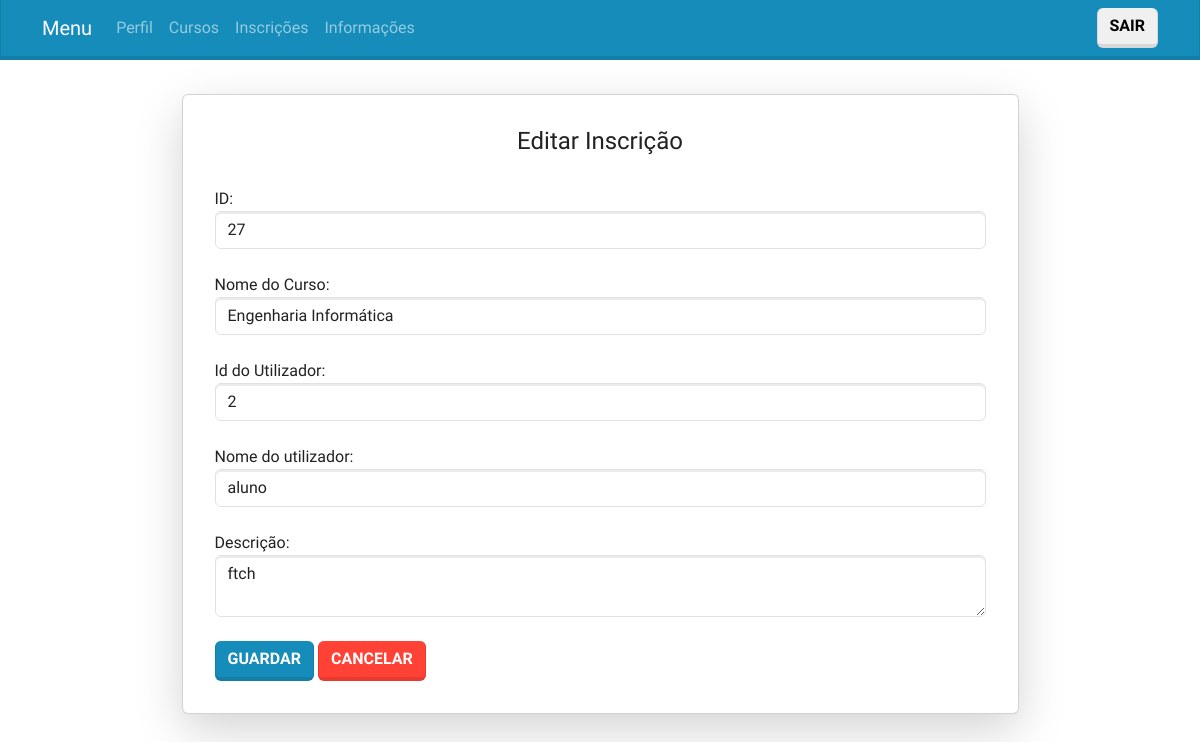
The page /paginas/editarInscricaoformulario.php (signed in) on the database as committed earlier.
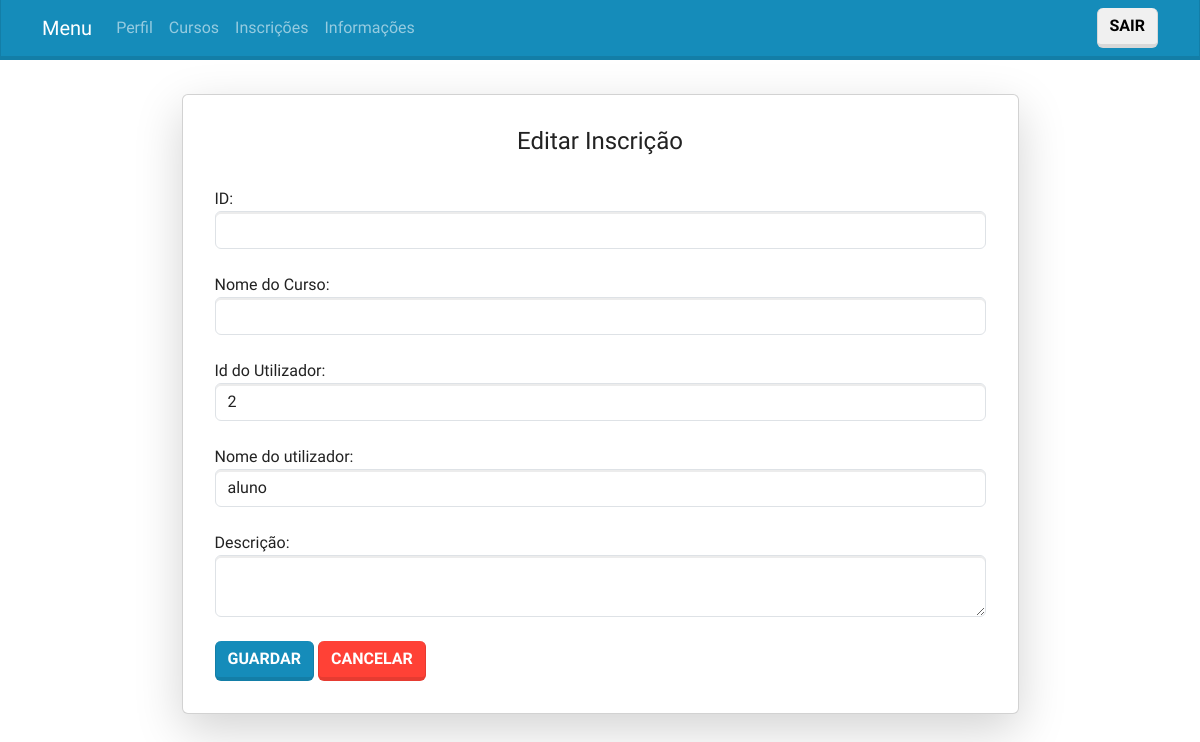
The same page on the database as committed later.
### tables this page shows
CREATE TABLE `inscricao` (
  `id_utilizador` int(40) NOT NULL,
  `id_curso` int(40) NOT NULL,
  `descricao` varchar(200) NOT NULL,
  `estado` int(1) NOT NULL DEFAULT 0
);

CREATE TABLE `curso` (
  `id_curso` int(40) NOT NULL,
  `nome` varchar(100) NOT NULL,
  `descricao` varchar(100) NOT NULL,
  `vagas` int(40) NOT NULL,
  `vagas_preenchidas` int(40) NOT NULL,
  `data_inicio` date NOT NULL,
  `data_fim` date NOT NULL,
  `metodo_selecao` varchar(100) NOT NULL
);

### paginas/editarInscricaoformulario.php (the view, shortened to what this page needs)
<!DOCTYPE html>
<?php include 'cabecalho.php'?>
<?php if (isset($_SESSION['tipo_utilizador']) && $_SESSION['tipo_utilizador'] == 1) : ?>
<html lang="pt">
<head>
    <link rel="stylesheet" href="bootstrap.css">
</head>
<body>
    <?php
    $sql = "SELECT c.nome AS nome_curso, i.descricao AS descricao, i.id_curso, i.id_utilizador
                FROM inscricao i INNER JOIN curso c
                ON i.id_curso = c.id_curso
                WHERE i.id_utilizador = '{$_SESSION['id_utilizador']}'";
    $result = mysqli_query($conn, $sql);
    $row = mysqli_fetch_array($result);
    ?>
    <div class="container d-flex justify-content-center align-items-center mt-5" style="height: 80vh;">
        <div class="card shadow-lg p-3 mb-5 bg-white rounded w-75 align-items-center ">
            <div class="card-body w-100">
                <h4 class="card-title text-center">Editar Inscrição</h4>
                <br>
                <form id="form1" name="form1" method="post" action="editarinscricao.php">
                    <div class="form-group">
                        <label for="id_curso">ID:</label>
                        <input type="text" class="form-control" name="id_curso" value="<?php echo $row['id_curso'] ?>" required readonly>
                    </div>
                    <br>
                    <div class="form-group">
                        <label for="nome">Nome do Curso:</label>
                        <input type="text" class="form-control" name="nome_curso" value="<?php echo $row['nome_curso'] ?>" required readonly>
                    </div>
                    <br>
                    <div class="form-group">
                        <label for="vagas">Id do Utilizador:</label>
                        <input type="text" class="form-control" name="id_utilizador" value="<?php echo $_SESSION['id_utilizador']; ?>" required readonly>
                    </div>
                    <br>
                    <div class="form-group">
                        <label for="vagas">Nome do utilizador:</label>
                        <input type="text" class="form-control" name="nome_utilizador" value="<?php echo $_SESSION['nome']; ?>" required readonly>
                    </div>
                    <br>
                    <div class="form-group">
                        <label for="descricao">Descrição:</label>
                        <textarea type="text" class="form-control" name="descricao" required><?php echo $row['descricao'] ?></textarea>
                    </div>
                    <br>
                    <input type="submit" name="Submit" value="Guardar" class="btn btn-primary"/>
                    <a type="button" class="btn btn-danger" href="inscricoes.php">Cancelar</button></a>
                </form>
            </div>
        </div>
    </div>
</body>
</html>
<?php else:
    header("Location:Erro.php");?>
<?php endif ?>

Rows that differ between the two databases and show on the page:
removed inscricao: id_curso "27", nome_curso "Engenharia Informática", descricao "ftch"
